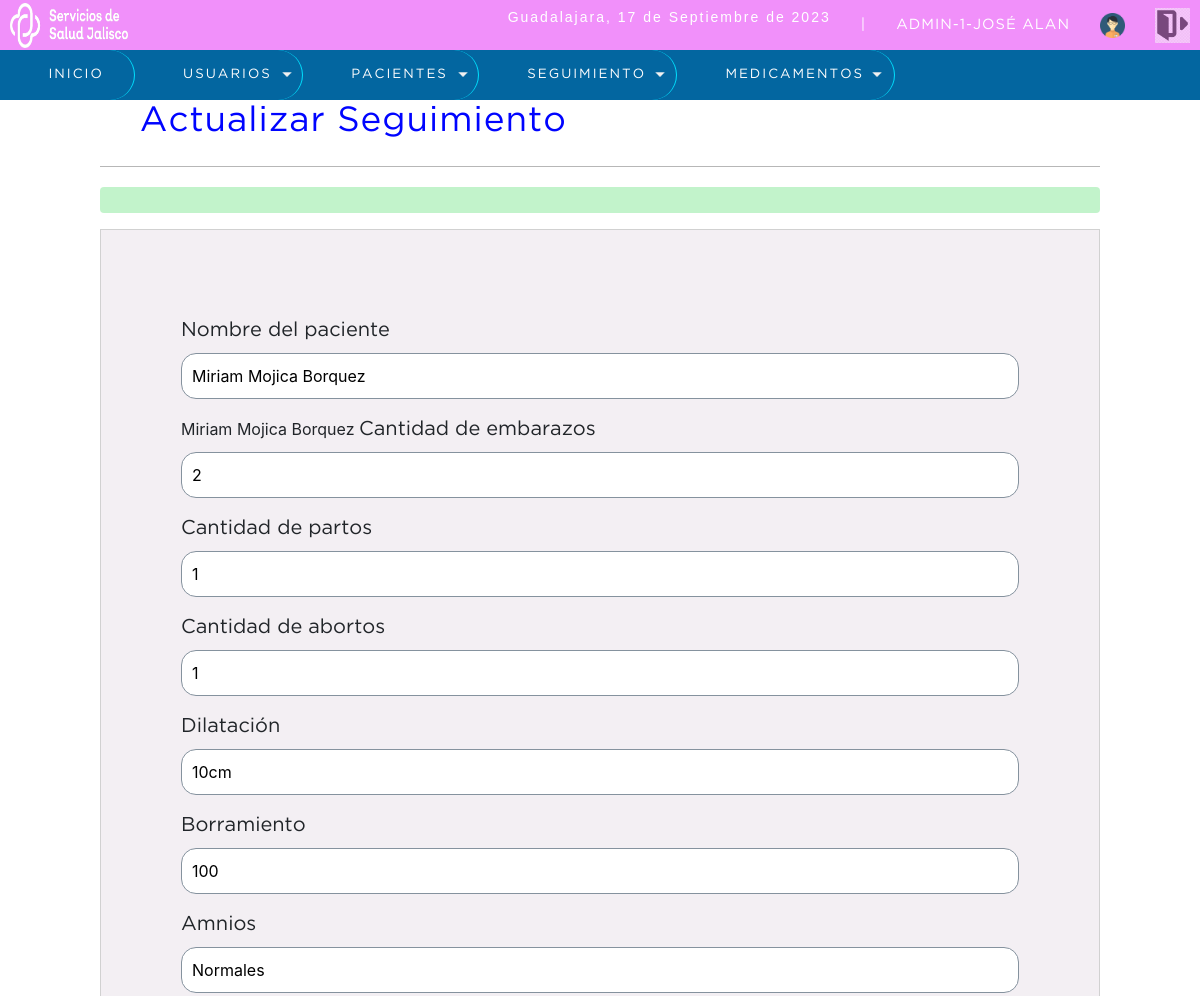
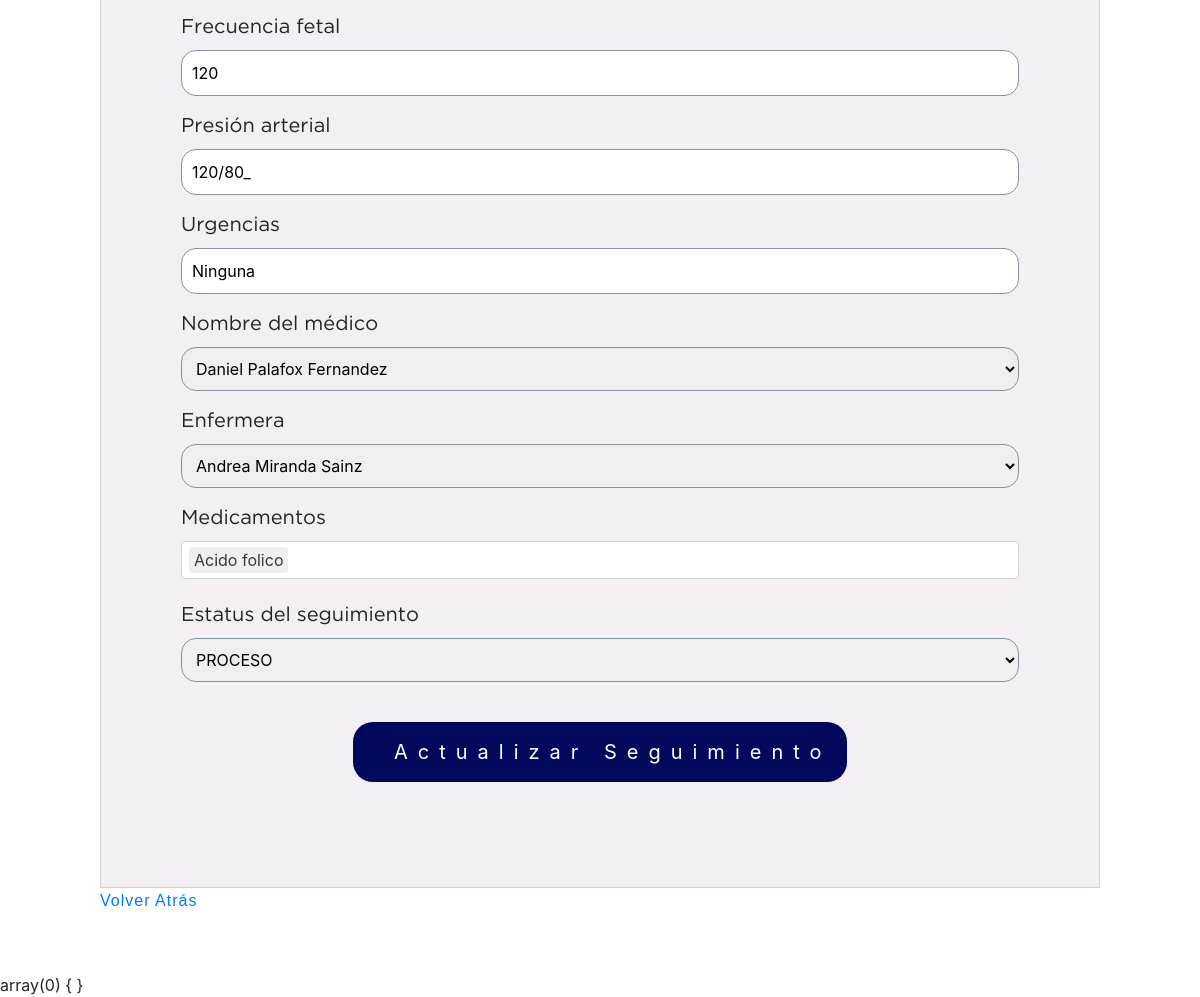
Before: /sistema/editar_seguimiento.php?idseguimiento=1 (signed in) with the older database file (2 pictures, top to bottom).
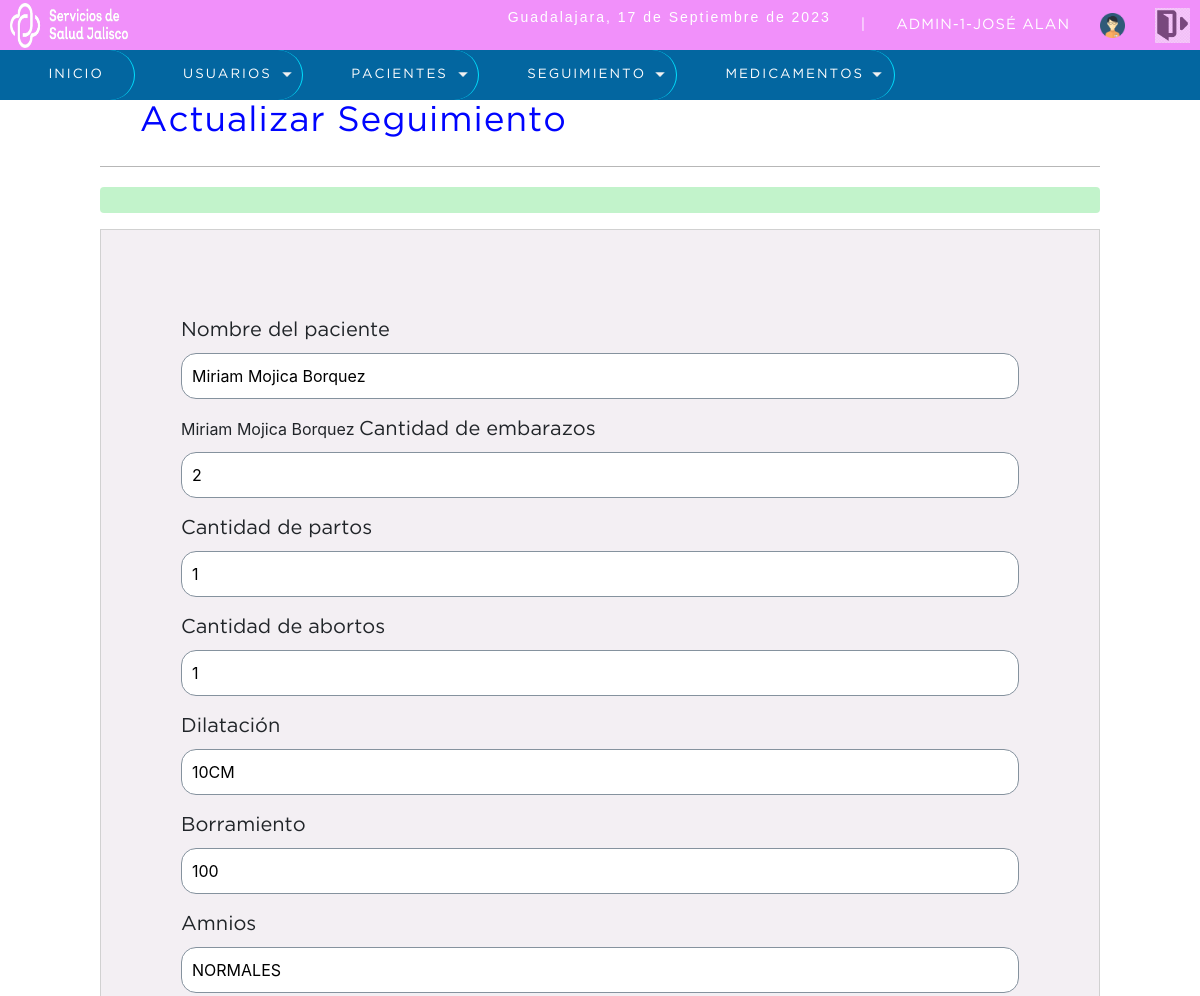
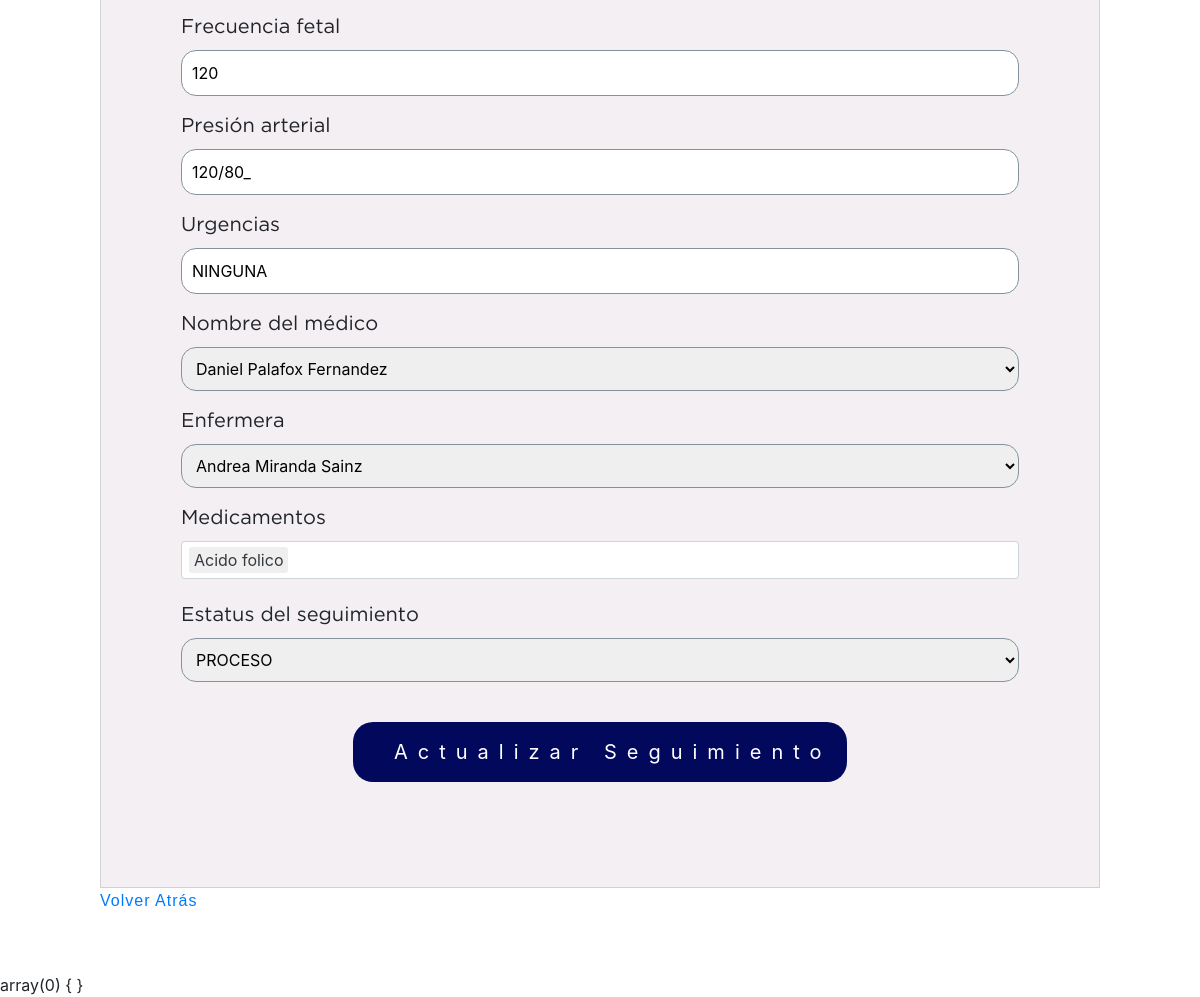
After: the same page with the newer database file (2 pictures, top to bottom).
### tables this page shows
CREATE TABLE `seguimiento` (
  `idseguimiento` int(11) NOT NULL,
  `idpaciente` int(11) NOT NULL,
  `cuantos_embarazos` tinyint(4) NOT NULL,
  `cuantos_partos` tinyint(4) NOT NULL,
  `cuantas_cesareas` tinyint(4) NOT NULL,
  `cuantos_abortos` tinyint(4) NOT NULL,
  `dilatacion` text NOT NULL,
  `borramiento` varchar(20) NOT NULL,
  `amnios` varchar(12) NOT NULL,
  `frecuencia_fetal` text DEFAULT NULL,
  `presion_arterial` text NOT NULL,
  `urgencias` text DEFAULT NULL,
  `idenfermera` int(11) NOT NULL,
  `idmedico` int(11) NOT NULL,
  `usuario_id` int(11) NOT NULL,
  `estatus_seguimiento` varchar(20) NOT NULL,
  `estatus` tinyint(1) NOT NULL DEFAULT 1
);

### sistema/editar_seguimiento.php (the view, shortened to what the changed rows need)
<?php
include "../conexion.php";
    $idseguimiento= $_REQUEST['idseguimiento'];
    $sql= mysqli_query($conection,"SELECT * FROM seguimiento WHERE idseguimiento='$idseguimiento' AND estatus=1");
	$result_sql = mysqli_num_rows($sql);
    if($result_sql == 0){
		header('Location: lista_seguimiento.php');
	}else {
        while ($data=mysqli_fetch_array($sql)) {
        $cuantos_embarazos =$data['cuantos_embarazos'];
        $cuantos_partos = $data['cuantos_partos'];
        $cuantos_abortos = $data['cuantos_abortos'];
        $dilatacion = $data['dilatacion'];
        $borramiento = $data['borramiento'];
        $amnios = $data['amnios'];
        $frecuencia_fetal = $data['frecuencia_fetal'];
        $presion_arterial =$data['presion_arterial'];
        $urgencias = $data['urgencias'];
        $estatus_seguimiento = $data['estatus_seguimiento'];
        }
    }
?>
<!DOCTYPE html>
<html lang="en">
<head>
    <?php include "includes/scripts.php"; ?>
</head>
<body>
<?php
if(isset($_GET['idseguimiento'])){
$seg=$_GET['idseguimiento'];
}
          $query_paciente = mysqli_query($conection,"SELECT idpaciente, nombre,apellido_paterno,apellido_materno FROM pacientes where idpaciente='$seg'");
          $result_paciente = mysqli_num_rows($query_paciente);
		  if ($result_paciente>0) {
            $pacientes = mysqli_fetch_array($query_paciente);
		  }
          ?>
<section id="container">
      <div class="form_register">
          <h1><i class="fas fa-file-medical-alt"></i> Actualizar Seguimiento</h1>
          <form action="" method="POST" >
          <label for="nombre_paciente2">Nombre del paciente</label>
		  <?php
		  $nomc=$pacientes['nombre'].' '.$pacientes['apellido_paterno'].' '.$pacientes['apellido_materno'];
		  ?>
		  <input type="text" name="nombre_paciente2" id="nombre_paciente2" value="<?php echo $nomc ?>" readonly>
		  <?php echo $pacientes['nombre'].' '.$pacientes['apellido_paterno'].' '.$pacientes['apellido_materno']; ?>
              <label for="cantidad_embarazos">Cantidad de embarazos</label>
              <input type="number" name="cuantos_embarazos" id="cantidad_embarazos" placeholder="" title="solo n&uacute;meros en cantidad de embarazos" pattern="[0-9]+"  min="1"  value="<?php echo  $cuantos_embarazos?>" required>
              <label for="cantidad_partos">Cantidad de partos</label>
              <input type="number" name="cuantos_partos" id="cantidad_partos" placeholder="" title="solo n&uacute;meros en cantidad de partos" pattern="[0-9]+"  min="1"   value="<?php echo $cuantos_partos?>" required>
              <label for="cantidad_abortos">Cantidad de abortos</label>
              <input type="number" name="cuantos_abortos" id="cantidad_abortos" placeholder=""  pattern="[0-9]+" title="solo n&uacute;meros en cantidad de abortos" min="0"  value="<?php echo $cuantos_abortos?>" required>
              <label for="dilatacion">Dilataci&oacute;n</label>
              <input type="text" name="dilatacion" id="dilatacion" placeholder="" pattern="[A-Za-z\d]+" title="solo letras en dilataci&oacute;n" value="<?php echo $dilatacion ?>" required>
              <label for="borramiento">Borramiento</label>
              <input type="text" name="borramiento" id="borramiento" pattern="^[0-9]+$"  placeholder="" title="solo n&uacute;meros en borramiento"  value="<?php echo $borramiento ?>" required>
              <label for="amnios">Amnios</label>
              <input type="text" name="amnios" id="amnios" placeholder="Amnios" pattern="[A-Za-z\s]+" title="solo letras en amnios"  value= "<?php echo $amnios?>"required>
              <label for="frecuencia_fetal">Frecuencia fetal</label>
              <input type="text" name="frecuencia_fetal" id="frecuencia_fetal" placeholder="Frecuencia fetal" pattern="^\d{1,3}\/\d{1,3}$+" title="solo n&&uacute;meros en frecuencia fetal"  min="1" value="<?php echo $frecuencia_fetal?>" required>
              <label for="presion_arterial">Presi&oacute;n arterial</label>
              <input type="text" name="presion_arterial" id="presion_arterial"  placeholder="Presi&oacute;n arterial" title="solo n&uacute;meros y / en presi&oacute;n arterial"  pattern="^\d{1,3}\/\d{1,3}$+" min="1" value="<?php echo $presion_arterial ?>" required>
              <label for="urgencias">Urgencias</label>
              <input type="text" name="urgencias" id="urgencias" placeholder=""  pattern="^[A-Za-z0-9\s.]+$" title="Solo letras, espacios en  y numeros en urgencias" value="<?php echo $urgencias ?>" required>
              <label for="medico">Nombre del m&eacute;dico</label>
              <?php
                $query_nombre_medico = mysqli_query($conection," SELECT u.idusuario, u.nombre, u.apellido_paterno, u.apellido_materno, m.idmedico FROM usuario u INNER JOIN medico m  ON u.idusuario = m.idusuario");
                $result_nombre_medico = mysqli_num_rows($query_nombre_medico);
             ?>
              <select name="idmedico" id="medico" required>
                <?php
                if ($result_nombre_medico>0) {
                    while ($nombre = mysqli_fetch_array($query_nombre_medico)) {
                        ?>
                        <option value="<?php echo $nombre["idmedico"];?>"><?php echo $nombre['nombre'].' '.$nombre['apellido_paterno'].' '.$nombre['apellido_materno'] ?></option>
                        <?php
                    }
                }
                ?>
              </select>
             <label for="enfermera">Enfermera</label>
            <?php
            $query_nombre_enfermera = mysqli_query($conection,"SELECT u.idusuario, u.nombre,u.apellido_paterno, u.apellido_materno, e.idenfermeras FROM usuario u INNER JOIN enfermeras e ON u.idusuario = e.idusuario");
            $result_nombre_enfermera = mysqli_num_rows($query_nombre_enfermera);
            ?>
        <select name="idenfermera" id="enfermera" required>
            <?php
            if ($result_nombre_enfermera>0) {
                while ($nombre = mysqli_fetch_array($query_nombre_enfermera)) {
                    ?>
                    <option value="<?php echo $nombre["idenfermeras"];?>"><?php echo $nombre['nombre'].' '.$nombre['apellido_paterno'].' '.$nombre['apellido_materno']?></option>
                   <?php
                }
            }
            ?>
        </select>
             <label for="medicamentos">Medicamentos</label>
            <label for="estatus_seguimiento">Estatus del seguimiento</label>
           <select name="estatus_seguimiento" id="estatus_seguimiento" required >
                      <option value="PROCESO" <?php  if($estatus_seguimiento=="PROCESO"){ echo "selected";} ?>>PROCESO</option>
                  </select>
              <button type="submit" class="btn-save"><i class="fa-solid fa-floppy-disk"></i>Actualizar Seguimiento</button>
          </form>
      </div>
</section>
<?php
var_dump($_POST);
?>
</body>
</html>

Changed rows visible on the page:
changed seguimiento: dilatacion "10cm" → "10CM"; amnios "Normales" → "NORMALES"; urgencias "Ninguna" → "NINGUNA"; estatus_seguimiento (not shown) → "PROCESO"
Other visible differences:
form field estatus_seguimiento: "PROCESO" → (not shown)
